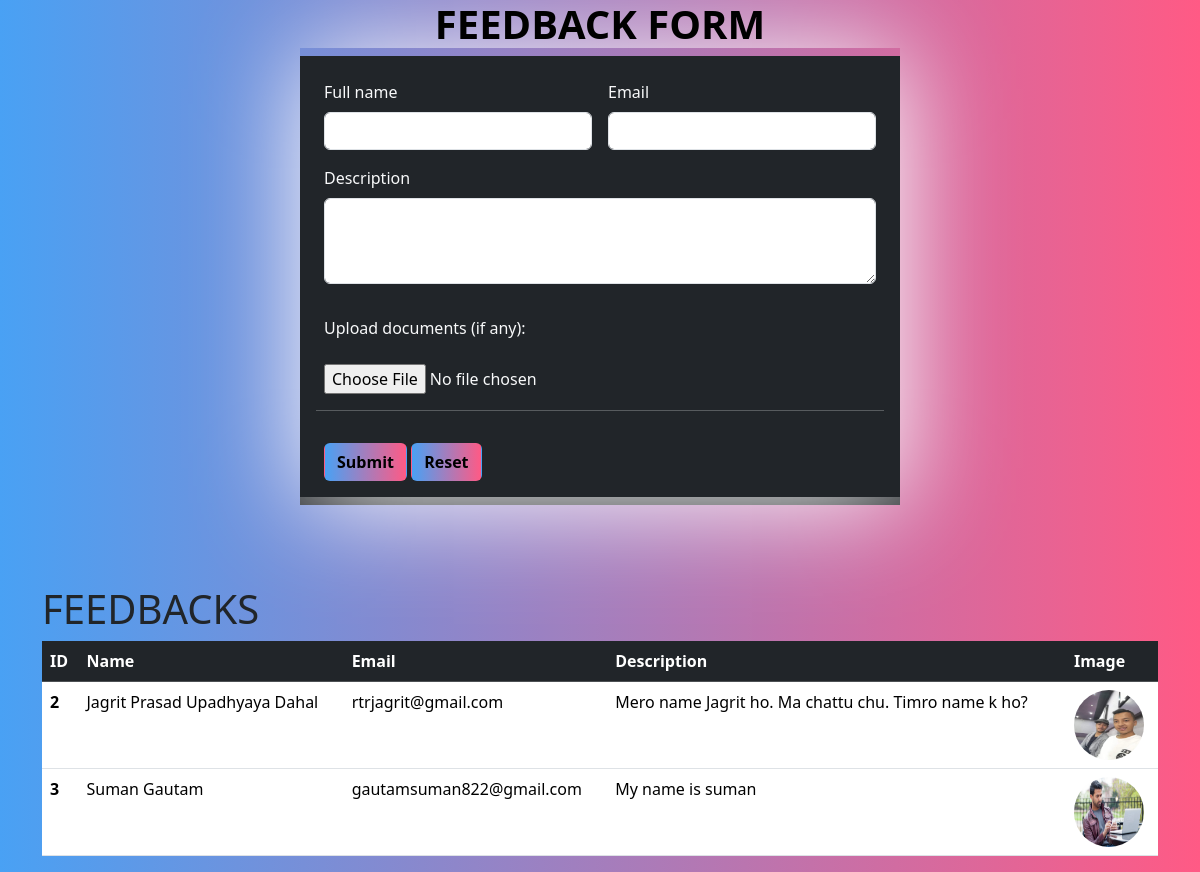
The page /feedback/ on the database its author committed.
### app/models.py (models this page shows)
class Feedback(models.Model):
    name = models.CharField(max_length=20)
    email = models.EmailField()
    desc = models.CharField(max_length=200)
    image = models.ImageField(upload_to='image')

### app/views.py (the view, shortened to what this page needs)
# urls.py: path('feedback/',feedback,name='feedback'),
def feedback(request):
    data = Feedback.objects.all()
    return render(request, 'feedback.html',{'data':data})

### app/templates/feedback.html (shortened to what this page needs)
<!DOCTYPE html>
{% load static %}
<html lang="en">
<head>
  <link href="https://cdn.jsdelivr.net/npm/bootstrap@5.3.3/dist/css/bootstrap.min.css" rel="stylesheet"
>
</head>
<body>
  <div class="container-fluid">
    <header class="text-center">
      <h1 class="display-6 sign-up">FEEDBACK FORM</h1>
    </header>
  </div>
  <section class="container my-2 bg-dark w-50 text-light p-2 form-container">
    <form class="row g-3 p-3" method="POST" and enctype="multipart/form-data">
      <div class="col-md-6">
        <label for="validationDefault01" class="form-label">Full name</label>
        <input type="text" class="form-control" id="validationDefault01" name="name" required>
      </div>
      <div class="col-md-6">
        <label for="inputEmail4" class="form-label">Email</label>
        <input type="email" class="form-control" id="inputEmail4" name="email">
      </div>
      <div class="mb-3">
        <label for="exampleFormControlTextarea1" class="form-label">Description</label>
        <textarea class="form-control" id="exampleFormControlTextarea1" rows="3" name="desc"></textarea>
      </div>
      <br>
      <div class="col-12">
        <label for="myfile">Upload documents (if any):</label>
        <br><br>
        <input type="file" value="browse" name="image">
      </div>
      <hr>
      <div class="col-12">
        <button type="submit" class="btn">Submit</button>
        <input type="reset" class="btn" value="Reset">
      </div>
    </form>
  </section>
  <br><br><br>
  <div class="container">
    <h1>FEEDBACKS</h1>
    <div class="table-responsive">
      <table class="table">
        <thead class="table-dark">
          <tr>
            <th scope="col">ID</th>
            <th scope="col">Name</th>
            <th scope="col">Email</th>
            <th scope="col">Description</th>
            <th scope="col">Image</th>
          </tr>
        </thead>
        <tbody>
          {% for i in data %}
          <tr>
            <th scope="row">{{i.id}}</th>
            <td>{{i.name}}</td>
            <td>{{i.email}}</td>
            <td>{{i.desc}}</td>
            <td><img src="{{i.image.url}}" class="register-image" alt=""></td>
          </tr>
          {% endfor %}
        </tbody>
      </table>
    </div>
</body>
</html>

### app/templates/feedback.html (style rules this page uses)
* { box-sizing: border-box; margin: 0; padding: 0; }
body { background-image: linear-gradient(to right, #49a1f4, #ff5a85); }
form { box-shadow: 2px 6px 100px #ffffff; }
.sign-up { color: black; font-weight: 600; }
.btn { background-image: linear-gradient(to right, #49a1f4, #ff5a85); color: black; font-weight: 600; }
.table-responsive { overflow: auto; }
th, thead { position: sticky; top: 0; }
.register-image { height: 70px; width: 70px; border-radius: 50%; }

### rows shown on the page
Feedback: id "2", name "Jagrit Prasad Upadhyaya Dahal", email "rtrjagrit@gmail.com", desc "Mero name Jagrit ho. Ma chattu chu. Timro name k ho?", image (picture)
Feedback: id "3", name "Suman Gautam", email "gautamsuman822@gmail.com", desc "My name is suman", image (picture)
